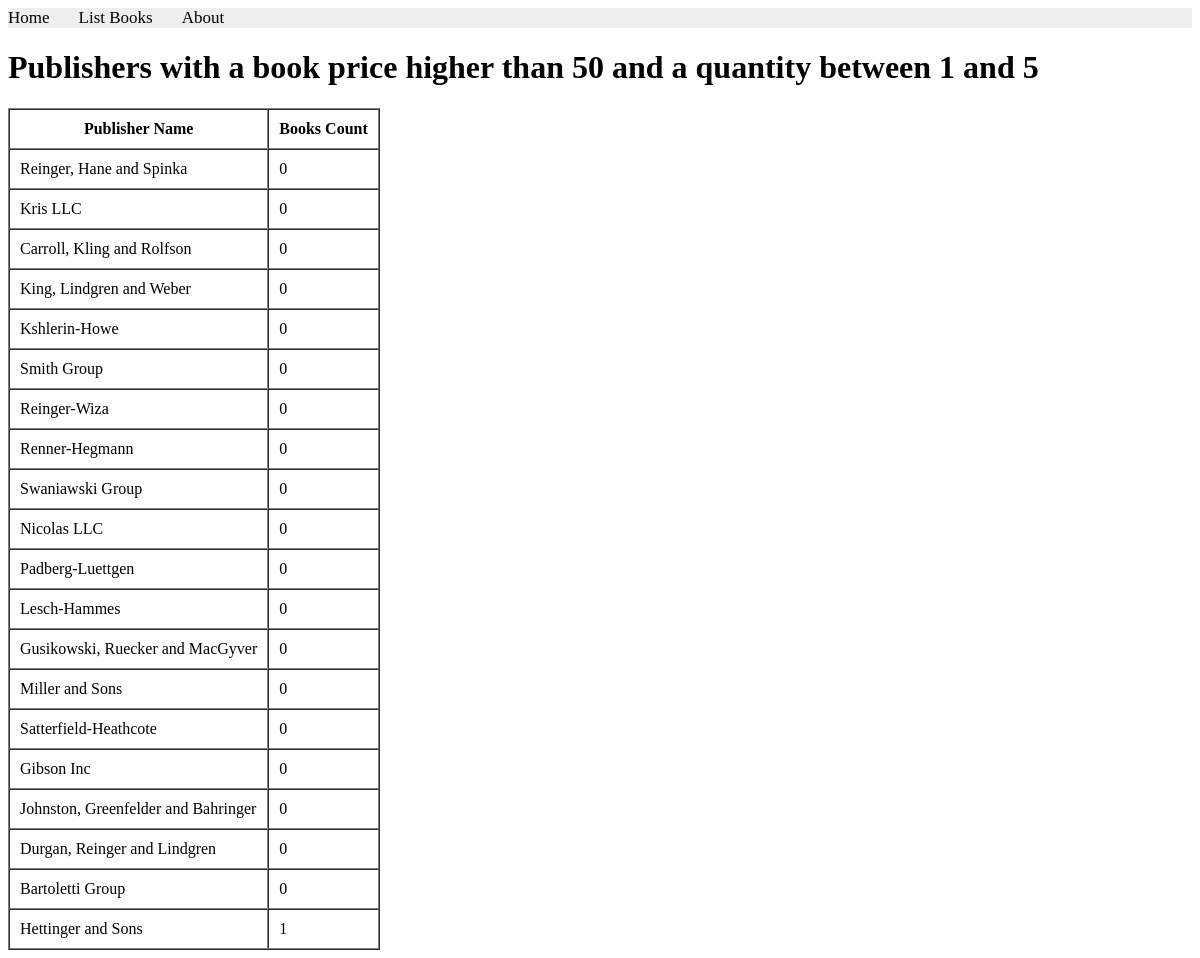
The page /books/lab9/task6/ on the database its author committed.
### apps/bookmodule/models.py (models this page shows)
class Publisher(models.Model):
    name = models.CharField(max_length=200)
    location = models.CharField(max_length=300)

### apps/bookmodule/views.py (the view)
# urls.py: path('lab9/task6/', views.l9t6, name="books.l9t6"),
def l9t6(request):
    objs = Publisher.objects.annotate(
        quBooks=Count('book', filter=(Q(book__price__gt=50) & Q(book__quantity__gte=1) & Q(book__quantity__lt=5))),
    ).values('name', 'quBooks').distinct()
    return render(request, 'bookmodule/task6.html', {'objs': objs})

### apps/templates/bookmodule/task6.html (shortened to what this page needs)
{% extends "layouts/base.html" %}
{% load static %}
{% block content %}
<h1>Publishers with a book price higher than 50 and a quantity between 1 and 5</h1>
<table border="1" cellpadding="10" cellspacing="0">
  <thead>
    <tr>
      <th>Publisher Name</th>
      <th>Books Count</th>
    </tr>
  </thead>
  <tbody>
    {% for item in objs %}
    <tr>
      <td>{{ item.name }}</td>
      <td>{{ item.quBooks }}</td>
    </tr>
    {% empty %}
    <tr>
      <td colspan="2">No publishers with that requirements found.</td>
    </tr>
    {% endfor %}
  </tbody>
</table>
{% endblock content %}

### rows shown on the page
Publisher: name "Reinger, Hane and Spinka", quBooks "0"
Publisher: name "Kris LLC", quBooks "0"
Publisher: name "Carroll, Kling and Rolfson", quBooks "0"
Publisher: name "King, Lindgren and Weber", quBooks "0"
Publisher: name "Kshlerin-Howe", quBooks "0"
Publisher: name "Smith Group", quBooks "0"
Publisher: name "Reinger-Wiza", quBooks "0"
Publisher: name "Renner-Hegmann", quBooks "0"
Publisher: name "Swaniawski Group", quBooks "0"
Publisher: name "Nicolas LLC", quBooks "0"
Publisher: name "Padberg-Luettgen", quBooks "0"
Publisher: name "Lesch-Hammes", quBooks "0"
Publisher: name "Gusikowski, Ruecker and MacGyver", quBooks "0"
Publisher: name "Miller and Sons", quBooks "0"
Publisher: name "Satterfield-Heathcote", quBooks "0"
Publisher: name "Gibson Inc", quBooks "0"
Publisher: name "Johnston, Greenfelder and Bahringer", quBooks "0"
Publisher: name "Durgan, Reinger and Lindgren", quBooks "0"
Publisher: name "Bartoletti Group", quBooks "0"
Publisher: name "Hettinger and Sons", quBooks "1"
